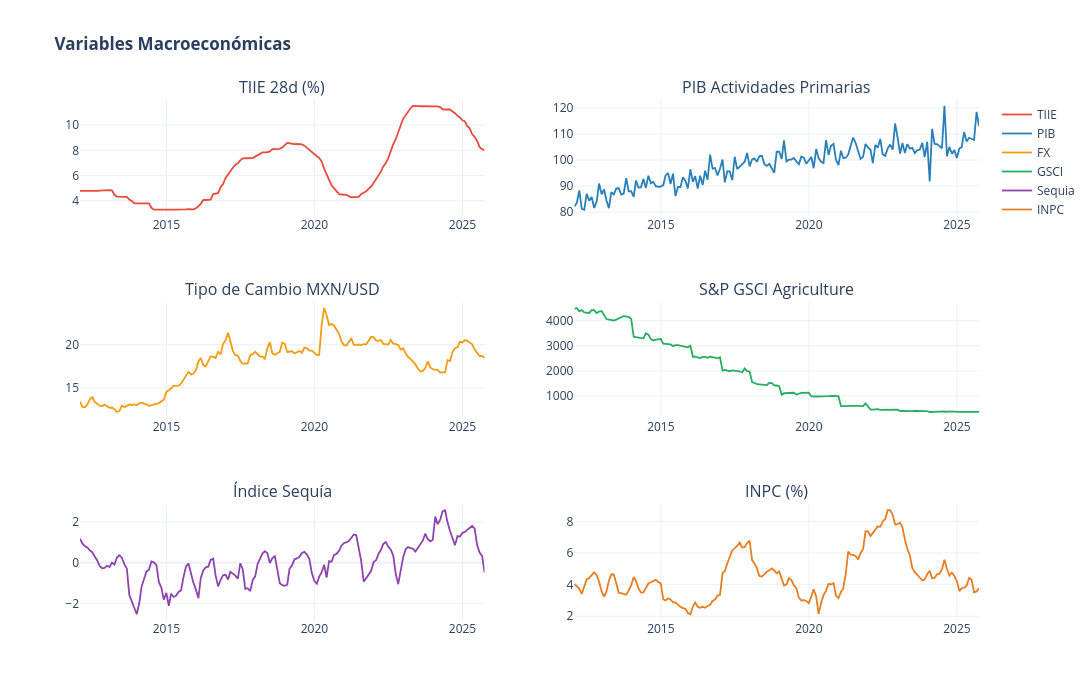

The notebook cell this image was saved under:
### Code cell
fig4 = make_subplots(rows=3, cols=2,
    subplot_titles=['TIIE 28d (%)','PIB Actividades Primarias',
                    'Tipo de Cambio MXN/USD','S&P GSCI Agriculture',
                    'Índice Sequía','INPC (%)'])
series_cfg = [('TIIE','#e74c3c',1,1),('PIB','#2980b9',1,2),
              ('FX','#f39c12',2,1),('GSCI','#27ae60',2,2),
              ('Sequia','#8e44ad',3,1),('INPC','#e67e22',3,2)]
for col_name, color, row, col in series_cfg:
    fig4.add_trace(go.Scatter(x=df['Fecha'], y=df[col_name], mode='lines',
        name=col_name, line=dict(color=color, width=1.8), showlegend=True), row=row, col=col)
fig4.update_layout(title='<b>Variables Macroeconómicas</b>',
    template='plotly_white', width=1100, height=700)
fig4.show()

### Figure 1 — Plotly figure (JSON) as saved in the notebook; plotly's stock layout.template omitted (floating-point values rounded to 4 significant figures; data arrays with more than 128 entries replaced by an {"elided": "..."} marker saying what was removed)
{"data": [{"line": {"color": "#e74c3c", "width": 1.8}, "mode": "lines", "name": "TIIE", "showlegend": true, "type": "scatter", "x": {"elided": "165 str values"}, "xaxis": "x", "y": {"elided": "165 float values"}, "yaxis": "y"}, {"line": {"color": "#2980b9", "width": 1.8}, "mode": "lines", "name": "PIB", "showlegend": true, "type": "scatter", "x": {"elided": "165 str values"}, "xaxis": "x2", "y": {"elided": "165 float values"}, "yaxis": "y2"}, {"line": {"color": "#f39c12", "width": 1.8}, "mode": "lines", "name": "FX", "showlegend": true, "type": "scatter", "x": {"elided": "165 str values"}, "xaxis": "x3", "y": {"elided": "165 float values"}, "yaxis": "y3"}, {"line": {"color": "#27ae60", "width": 1.8}, "mode": "lines", "name": "GSCI", "showlegend": true, "type": "scatter", "x": {"elided": "165 str values"}, "xaxis": "x4", "y": {"elided": "165 float values"}, "yaxis": "y4"}, {"line": {"color": "#8e44ad", "width": 1.8}, "mode": "lines", "name": "Sequia", "showlegend": true, "type": "scatter", "x": {"elided": "165 str values"}, "xaxis": "x5", "y": {"elided": "165 float values"}, "yaxis": "y5"}, {"line": {"color": "#e67e22", "width": 1.8}, "mode": "lines", "name": "INPC", "showlegend": true, "type": "scatter", "x": {"elided": "165 str values"}, "xaxis": "x6", "y": {"elided": "165 float values"}, "yaxis": "y6"}], "layout": {"annotations": [{"font": {"size": 16}, "showarrow": false, "text": "TIIE 28d (%)", "x": 0.225, "xanchor": "center", "xref": "paper", "y": 1, "yanchor": "bottom", "yref": "paper"}, {"font": {"size": 16}, "showarrow": false, "text": "PIB Actividades Primarias", "x": 0.775, "xanchor": "center", "xref": "paper", "y": 1, "yanchor": "bottom", "yref": "paper"}, {"font": {"size": 16}, "showarrow": false, "text": "Tipo de Cambio MXN/USD", "x": 0.225, "xanchor": "center", "xref": "paper", "y": 0.6111, "yanchor": "bottom", "yref": "paper"}, {"font": {"size": 16}, "showarrow": false, "text": "S&P GSCI Agriculture", "x": 0.775, "xanchor": "center", "xref": "paper", "y": 0.6111, "yanchor": "bottom", "yref": "paper"}, {"font": {"size": 16}, "showarrow": false, "text": "Índice Sequía", "x": 0.225, "xanchor": "center", "xref": "paper", "y": 0.2222, "yanchor": "bottom", "yref": "paper"}, {"font": {"size": 16}, "showarrow": false, "text": "INPC (%)", "x": 0.775, "xanchor": "center", "xref": "paper", "y": 0.2222, "yanchor": "bottom", "yref": "paper"}], "height": 700, "title": {"text": "<b>Variables Macroeconómicas</b>"}, "width": 1100, "xaxis": {"anchor": "y", "domain": [0, 0.45]}, "xaxis2": {"anchor": "y2", "domain": [0.55, 1]}, "xaxis3": {"anchor": "y3", "domain": [0, 0.45]}, "xaxis4": {"anchor": "y4", "domain": [0.55, 1]}, "xaxis5": {"anchor": "y5", "domain": [0, 0.45]}, "xaxis6": {"anchor": "y6", "domain": [0.55, 1]}, "yaxis": {"anchor": "x", "domain": [0.7778, 1]}, "yaxis2": {"anchor": "x2", "domain": [0.7778, 1]}, "yaxis3": {"anchor": "x3", "domain": [0.3889, 0.6111]}, "yaxis4": {"anchor": "x4", "domain": [0.3889, 0.6111]}, "yaxis5": {"anchor": "x5", "domain": [0, 0.2222]}, "yaxis6": {"anchor": "x6", "domain": [0, 0.2222]}}}
